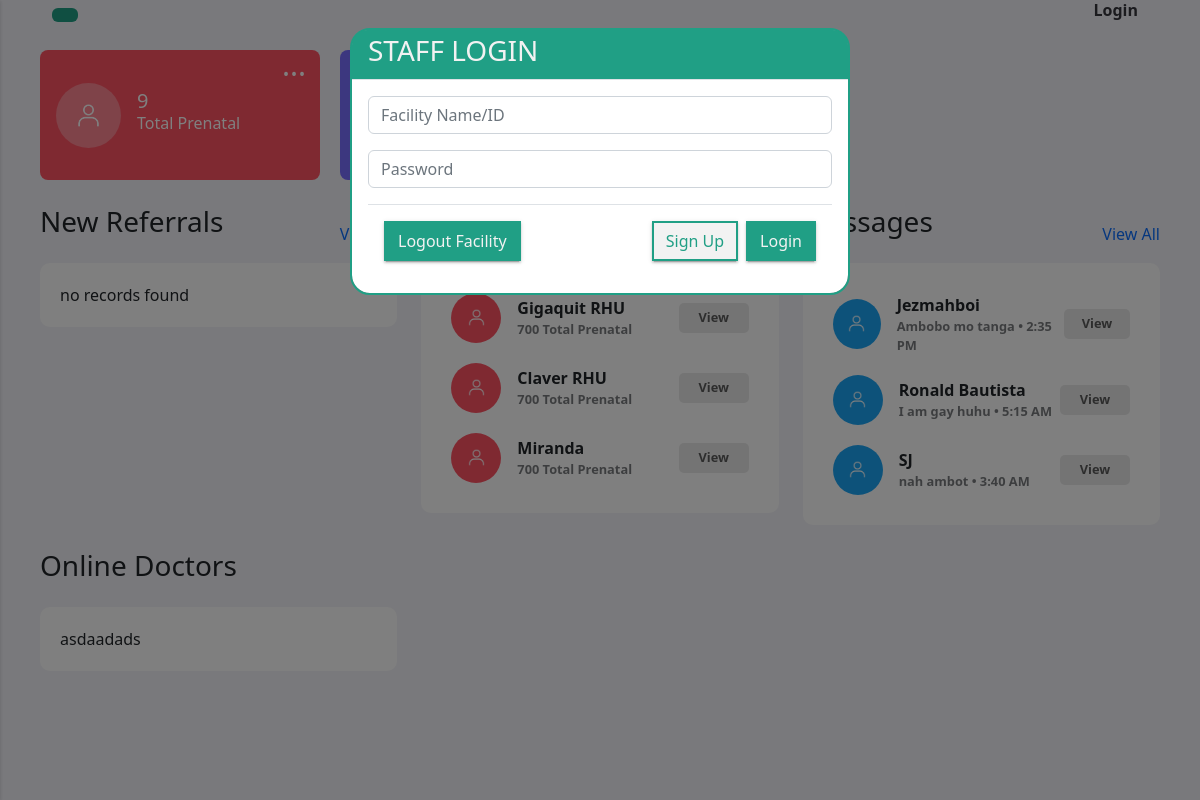
Page /index.php?yown (signed in) on the earlier database version.
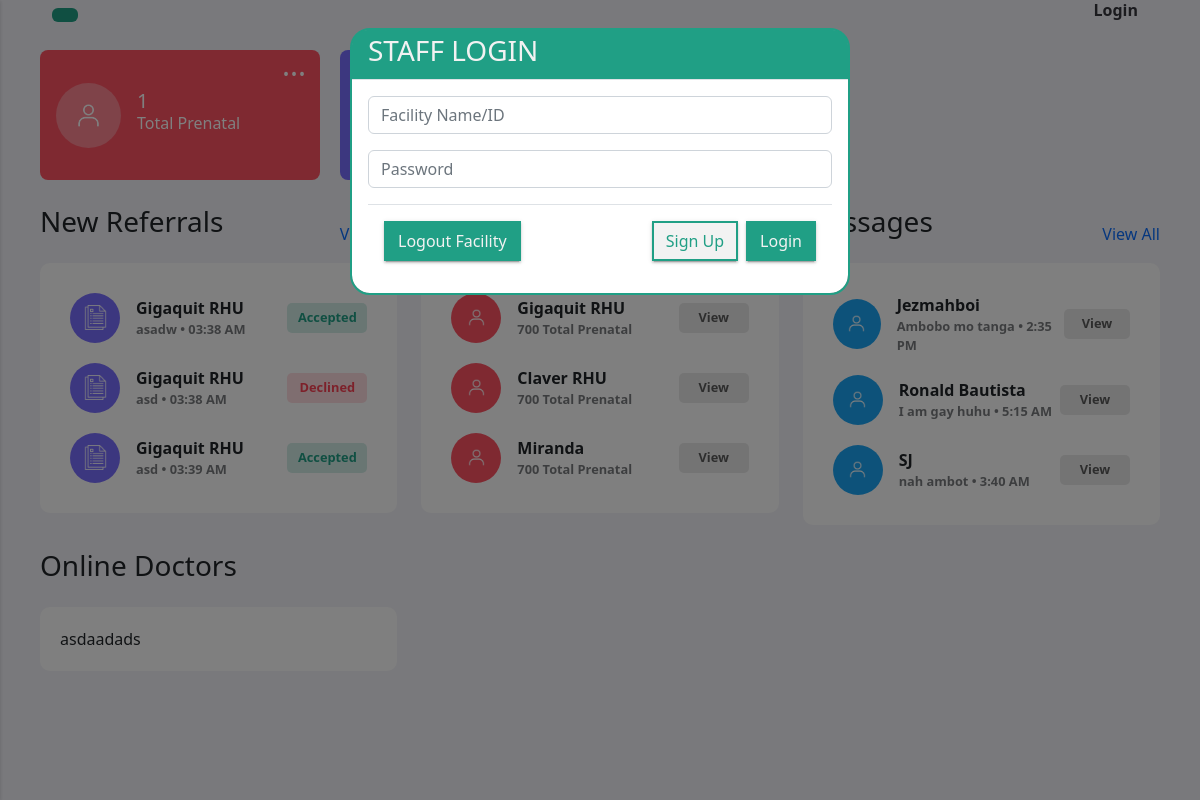
Same page on the later database version.
### tables this page shows
CREATE TABLE `referral_forms` (
  `id` int(11) NOT NULL,
  `Name` varchar(255) DEFAULT NULL,
  `Age` varchar(255) DEFAULT NULL
);

CREATE TABLE `facilities` (
  `fclt_id` int(11) NOT NULL,
  `fclt_name` varchar(255) NOT NULL,
  `fclt_password` varchar(255) NOT NULL,
  `fclt_ref_id` varchar(255) NOT NULL,
  `fclt_type` varchar(255) NOT NULL,
  `fclt_address` varchar(255) NOT NULL,
  `img_url` text NOT NULL
);

CREATE TABLE `referral_transaction` (
  `id` int(11) NOT NULL,
  `fclt_id` int(11) NOT NULL,
  `rfrrl_id` int(11) NOT NULL,
  `status` varchar(255) NOT NULL,
  `date` varchar(255) NOT NULL,
  `time` varchar(255) NOT NULL
);

### includes/referral_functions.inc.php (called while the page is built, shortened)
<?php
include 'dbh.inc.php';
function minireferrals() {
    global $conn, $fclt_id;
    $sql = "SELECT referral_forms.*, referral_records.*, facilities.*, referral_transaction.status, referral_records.time AS referral_records_time, referral_transaction.time AS referral_transaction_time
    FROM referral_forms LEFT JOIN referral_records ON referral_forms.id = referral_records.rfrrl_id
    LEFT JOIN facilities ON facilities.fclt_id = referral_records.fclt_id
    LEFT JOIN referral_transaction ON referral_records.rfrrl_id = referral_transaction.rfrrl_id
    WHERE referral_records.referred_hospital = '$fclt_id'
    ORDER BY referral_transaction.date ASC, referral_transaction.time ASC LIMIT 5";
    $result = mysqli_query($conn, $sql);
    if ($result) {
        $referrals = mysqli_fetch_all($result, MYSQLI_ASSOC);
        return $referrals;
    } else {
        echo "Error executing query: " . mysqli_error($conn);
    }
    return array();
}

### index.php (the view, shortened to what this page needs)
<?php
include_once 'header.php';
include_once 'includes/referral_functions.inc.php';
$getminireferral = minireferrals();
$sql1 = "SELECT COUNT(*) as row_count FROM patients";
$sql2 = "SELECT COUNT(*) as row_count FROM referral_forms";
$result1 = mysqli_query($conn, $sql1);
$result2 = mysqli_query($conn, $sql2);
if ($result1 && $result2) {
    $patients = mysqli_fetch_assoc($result1);
    $referral = mysqli_fetch_assoc($result2);
    $patients = $patients['row_count'];
    $referral = $referral['row_count'];
}
?>
<div class="main-cards">
<div class="mini-cards" id="card1">
  <div class="mini-logo">
    <img src="images/person.png" class="mini-logo-image" alt="Logo">
  </div>
  <div class="mini-card-content">
    <h2 class="mini-name"><?php echo $patients;?></h2>
    <p class="mini-description">Total Prenatal</p>
  </div>
  <div class="mini-menu">
    <button class="mini-menu-button">...</button>
  </div>
</div>
<div class="mini-cards" id="card2">
  <div class="mini-logo">
  </div>
  <div class="mini-card-content">
    <h2 class="mini-name"><?php echo $referral;?></h2>
    <p class="mini-description">Total Referral</p>
  </div>
  <div class="mini-menu">
    <button class="mini-menu-button">...</button>
  </div>
</div>
</div>
<div class="main-feed">
  <div class="row">
  <div class="col-12 col-sm-12 col-md-6 col-lg-4 mb-4">
        <div class="head">
              <h3 class="left-heading mb-4">New Referrals</h3>
              <a class="see_all" href="#" role="button">View All</a>
            </div>
          <div class="home-feed">
          <div class="yourDivClass">
  <?php
      $count=0;
              foreach ($getminireferral as  $referrals) {
                  $fclt_name = $referrals['fclt_name'];
                  $referral_records_time = $referrals['referral_records_time'];
                  $referral_transaction_time = $referrals['referral_transaction_time'];
                  $name = $referrals['Name'];
                  $status = $referrals['status'];
                  ?>
      <div class="referral-card">
              <div class="mini-referral-logo" id="referral-logo">
                <img src="images/referral.png" alt="Logo" class="logo">
              </div>
                <div class="info">
                    <div class="name"><?= $fclt_name ?></div>
                  <?php
                    if($referral_transaction_time == NULL){
                      ?>
                      <div class="description"><?= $name ?> • <?= $referral_records_time?></div>
                      <?php
                    }else{
                      ?>
                  <div class="description"><?= $name ?> • <?= $referral_transaction_time?></div>
                      <?php
                    }
                  ?>
                </div>
                <?php
                if($status == NULL){
                  ?>
                  <button class="confirm-button" id="Pendingbtn">Pending</button>
                  <?php
                }else{
                  ?>
                  <button class="confirm-button" id="<?= $status ?>btn"><?= $status ?></button>
                  <?php
                }
                ?>
            </div>
            <?php
      $count++;
        }
        if($count==0){
          echo"no records found";
        }
      ?>
        </div>
        </div>
        </div>
    <div class="col-12 col-sm-12 col-md-6 col-lg-4 mb-4">
    <div class="head">
          <h3 class="left-heading mb-4">Prenatal</h3>
          <a class="see_all" href="#" role="button">View All</a>
        </div>
      <div class="home-feed">
        <div class="yourDivClass">
        <div class="referral-card">
          <div class="mini-referral-logo" id="prenatal-logo">
            <img src="images/person.png" alt="Logo" class="logo">
          </div>
            <div class="info">
                <div class="name">Gigaquit RHU</div>
                <div class="description">700 Total Prenatal</div>
            </div>
            <button class="confirm-button" id="viewbtn">View</button>
        </div>
        <div class="referral-card">
          <div class="mini-referral-logo" id="prenatal-logo">
          <img src="images/person.png" alt="Logo" class="logo">
          </div>
            <div class="info">
                <div class="name">Claver RHU</div>
                <div class="description">700 Total Prenatal</div>
            </div>
            <button class="confirm-button" id="viewbtn">View</button>
        </div>
        <div class="referral-card">
          <div class="mini-referral-logo" id="prenatal-logo">
          <img src="images/person.png" alt="Logo" class="logo">
          </div>
            <div class="info">
                <div class="name">Miranda</div>
                <div class="description">700 Total Prenatal</div>
            </div>
            <button class="confirm-button" id="viewbtn">View</button>
        </div>
        </div>
      </div>
    </div>
    <div class="col-12 col-sm-12 col-md-6 col-lg-4 mb-4">
    <div class="head">
          <h3 class="left-heading mb-4">Messages</h3>
          <a class="see_all" href="#" role="button">View All</a>
        </div>
      <div class="home-feed">
        <div class="yourDivClass">
        <div class="referral-card">
          <div class="mini-referral-logo" id="message-logo">
            <img src="images/person.png" alt="Logo" class="logo">
          </div>
            <div class="info">
                <div class="name">Jezmahboi</div>
                <div class="description">Ambobo mo tanga • 2:35 PM</div>
            </div>
            <button class="confirm-button" id="viewbtn">View</button>
        </div>
        <div class="referral-card">
          <div class="mini-referral-logo" id="message-logo">
          <img src="images/person.png" alt="Logo" class="logo">
          </div>
            <div class="info">
                <div class="name">Ronald Bautista</div>
                <div class="description">I am gay huhu • 5:15 AM</div>
            </div>
            <button class="confirm-button" id="viewbtn">View</button>
        </div>
        <div class="referral-card">
          <div class="mini-referral-logo" id="message-logo">
          <img src="images/person.png" alt="Logo" class="logo">
          </div>
            <div class="info">
                <div class="name">SJ</div>
                <div class="description">nah ambot • 3:40 AM</div>
            </div>
            <button class="confirm-button" id="viewbtn">View</button>
        </div>
        </div>
      </div>
    </div>
    <div class="col-12 col-sm-12 col-md-6 col-lg-4 mb-4">
    <div class="head">
          <h3 class="left-heading mb-4">Online Doctors</h3>
        </div>
      <div class="home-feed">
        <div class="yourDivClass">
          asdaadads
        </div>
      </div>
    </div>
  </div>
</div>
<div class="modal fade" id="loginModal" data-bs-backdrop="static" data-bs-keyboard="false" tabindex="-1" aria-labelledby="staticBackdropLabel" aria-hidden="true">
  <div class="modal-dialog">
    <div class="modal-content">
      <div class="modal-header">
      <h3>STAFF LOGIN</h3>
      </div>
      <div class="modal-body" id="modalContent">
      <form id="loginStaff">
    <div class="mb-3">
        <input type="text" class="form-control" name="uid" placeholder="Facility Name/ID">
    </div>
    <div class="mb-3">
        <input type="password" class="form-control" name="pwd" placeholder="Password">
    </div>
    <div class="modal-footer">
        <a class="btn btn2" href="includes/fclt_logout.inc.php" role="button" style="margin-right:auto">Logout Facility</a>
        <a class="btn btn1" href="signup.php" role="button">Sign Up</a>
        <button type="submit" class="btn btn2">Login</button>
    </div>
</form>
      </div>
    </div>
  </div>
</div>
<?php
include_once 'footer.php'
?>

### header.php (shortened to what this page needs)
<?php
$fclt_id = $_SESSION['id'];
require_once 'includes/referral_functions.inc.php';
?>
<!doctype html>
<html lang="en">
  <head>
		<link rel="stylesheet" href="https://cdn.jsdelivr.net/npm/bootstrap@5.3.0/dist/css/bootstrap.min.css">
    <link rel="stylesheet" href="https://cdn.jsdelivr.net/npm/bootstrap@5.3.0/dist/js/bootstrap.bundle.min.js">
		<link rel="stylesheet" href="css/style.css?v=<?php echo time();?>">
  </head>
  <body>
      <div id="content">
      <nav class="navbar navbar-expand-lg">
    <div class="container-fluid">
        <button type="button" id="toggleButton" class="btn"><i class="fi fi-br-menu-burger"></i></button>
        <div class="nav-items">
            <ul class="navbar-nav flex-row">
                  <?php
                    if (isset($_SESSION["second_account"])) {
                      echo '<li class="nav-item">
                      <div class="dropdown">
                      <div class="logo-container">
                          <img src="images/boy.png" alt="Logo" class="logo-icon">
                      </div>
                      <div class="button-container">
                      <a href="#" role="button" class="user-name">' . $_SESSION["usersname"] . '<i class="fi fi-sr-angle-small-down"></i></a>
                      <p class="user-description">'. $_SESSION["usersrole"].'</p>
                    </div>
                    <div class="dropdown-content">
                        <a href="#">Profile</a>
                        <a href="#">Settings</a>
                        <a href="includes/logout.inc.php">Logout</a>
                    </div>
                </div>
                </li>';
                  } else {
                      echo '<li class="nav-item">
                      <a href="#" data-bs-toggle="modal" class="user-login" data-bs-target="#loginModal">Login</a>
                        </li>';
                  }
                  ?>
              </ul>
          </div>
        </nav>
  <div class="toast-container position-fixed bottom-0 end-0 p-3">
</div>

### footer.php (shortened to what this page needs)
</div>
<link href="https://cdn.jsdelivr.net/npm/bootstrap@5.2.3/dist/css/bootstrap.min.css" rel="stylesheet">
</body>
</html>

### css/style.css (style rules this page uses)
body { margin: 0; font-family: -apple-system, BlinkMacSystemFont, "Segoe UI", Roboto, "Helvetica Neue", Arial, "Noto Sans", sans-serif, "Apple Color Emoji", "Segoe UI Emoji", "Segoe UI Symbol", "Noto Color Emoji"; font-size: 1rem; font-weight: 400; line-height: 1.5; color: #212529; text-align: left; background-color: #fff; }
.navbar { padding: 15px; border: none; margin-bottom: 20px; }
#content { margin-left: 250px; transition: margin-left 0.3s; min-height: 100vh; padding: 0 40px; -webkit-transition: all 0.3s; -o-transition: all 0.3s; transition: margin-left 0.3s ease; background-color: #f3f3f8; }
.user-login { margin-top: -10px; font-size: 1rem; font-weight: bold; margin-left: -3px; }
.head { display: flex; justify-content: space-between; align-items: center; }
.head a { text-decoration: none; }
.home-feed { background-color: #ffffff; padding: 20px; border-radius: 10px; }
.main-cards { display: flex; gap: 20px; margin-bottom: 25px; }
.modal .btn { background-color: #209f85; color: #fff; text-decoration: none; box-shadow: rgba(0, 0, 0, 0.2) 0 3px 1px -2px, rgba(0, 0, 0, 0.14) 0 2px 2px 0, rgba(0, 0, 0, 0.12) 0 1px 5px 0; }
.navbar ul { list-style: none; margin: 0; padding: 0; display: flex; gap: 15px; }
.navbar a { text-decoration: none; }
.navbar .btn { background-color: #209f85; color: #fff; }
@media screen and (max-width: 1400px) { #content { margin-left: 0; } }
.nav-item a { text-decoration: none; color: #36363D; }
.nav-item { display: flex; align-items: center; margin-right: 20px; }
.navbar-nav { display: flex; align-items: center; list-style: none; margin: 0; padding: 0; }
.nav-item { margin-right: 10px; }
.modal { background-color: none; }
.modal .modal-content { border: 2px solid #209f85; }
.modal .modal-content { border-radius: 20px; }
.modal .modal-header { background-color: #209f85; border-top-right-radius: 15px; border-top-left-radius: 15px; color: #f2f2f2; height: 50px; }
.modal .btn { background-color: #f2f2f2; border: 2px solid #209f85; border-radius: 0; color: #209f85; opacity: 1; box-shadow: rgba(0, 0, 0, 0.2) 0 3px 1px -2px, rgba(0, 0, 0, 0.14) 0 2px 2px 0, rgba(0, 0, 0, 0.12) 0 1px 5px 0; }
.modal .btn2 { background-color: #209f85; border: 2px solid #209f85; border-radius: 0; color: #f2f2f2; opacity: 1; box-shadow: rgba(0, 0, 0, 0.2) 0 3px 1px -2px, rgba(0, 0, 0, 0.14) 0 2px 2px 0, rgba(0, 0, 0, 0.12) 0 1px 5px 0; }
.modal-footer { display: flex; justify-content: space-between; align-items: center; }
.mini-cards { display: flex; align-items: center; padding: 16px; border-radius: 8px; position: relative; width: 280px; height: 130px; }
#card1 { background-color: #FF5263; }
#card2 { background-color: #796EFF; }
.mini-logo { display: flex; align-items: center; justify-content: center; width: 65px; height: 65px; padding: 15px; border-radius: 50%; margin-right: 16px; margin-left: 0; object-fit: cover; background-color: rgba(255, 255, 255, 0.3); align-items: center; justify-content: center; }
.mini-cards img { width: 35px; height: 35px; }
.mini-card-content { flex-grow: 1; }
.mini-name { font-size: 20px; margin-top: 10px; color: #FFFFFF; }
.mini-description { color: #FFFFFF; margin-top: -10px; }
.mini-menu { position: absolute; top: 8px; right: 8px; }
.mini-menu-button { background: none; border: none; font-size: 30px; cursor: pointer; margin-top: -30px; color: #FFFFFF; }
.referral-card { display: flex; padding: 10px; align-items: center; transition: all 0.3s; border-radius: 10px; }
.mini-referral-logo { width: 50px; height: 50px; padding: 10px; border-radius: 50%; margin-right: 16px; margin-left: 0; object-fit: cover; display: flex; align-items: center; justify-content: center; }
#referral-logo { background-color: #796EFF; }
#prenatal-logo { background-color: #FF5263; }
#message-logo { background-color: #1ba5f5; }
.referral-card img { width: 25px; height: 25px; }
.info { flex-grow: 1; }
.name { font-size: 1rem; font-weight: bold; }
.description { margin-top:0; font-size: 0.8rem; opacity: 0.6; font-weight: 600; }
.confirm-button { padding: 5px; font-size: 0.8rem; border: none; border-radius: 5px; cursor: pointer; font-weight: 600; text-align: center; }
#Acceptedbtn { background-color: rgba(32, 159, 133, 0.2); color: #209f85; width: 80px; height: 30px; }
#Declinedbtn { background-color: rgba(255, 82, 99, 0.2); color: #fa4255; width: 80px; height: 30px; }
#viewbtn { background-color: rgba(141, 140, 140, 0.2); color: #5a5a5a; width: 70px; height: 30px; }

Differences in the rows shown:
added referral_forms: facilities.fclt_name "Gigaquit RHU", Name "asadw", referral_transaction.time "03:38 AM", referral_transaction.status "Accepted"
added referral_forms: facilities.fclt_name "Gigaquit RHU", Name "asd", referral_transaction.time "03:38 AM", referral_transaction.status "Declined", referral_transaction.time "03:39 AM", referral_transaction.status "Accepted"
Other differences:
$patients: "9" → "1"
text no longer shown: "no records found"
